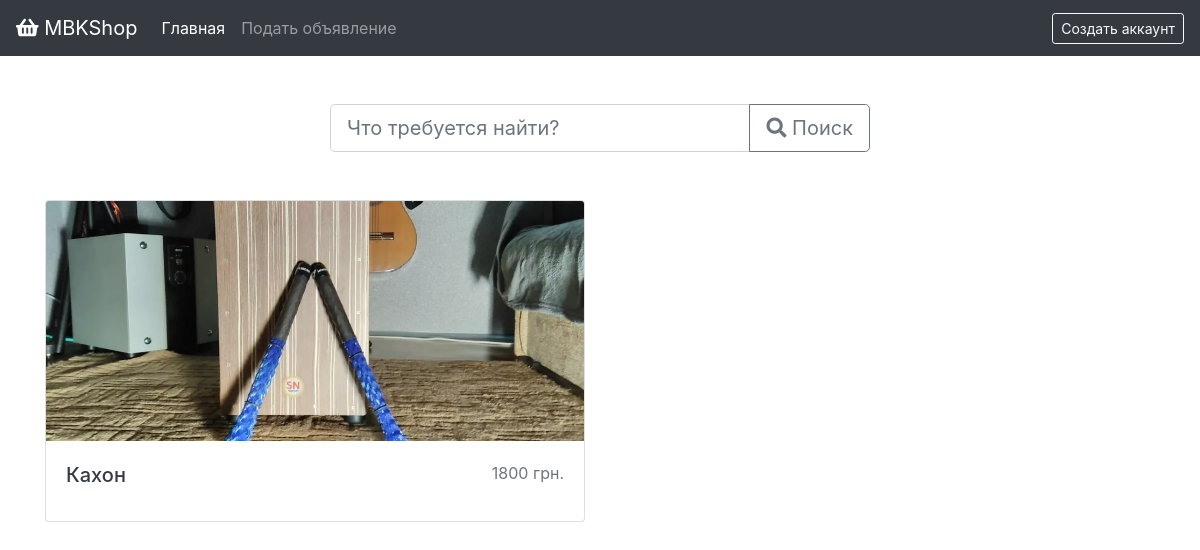
Screenshot of /category/auto with the database file from the repository.
### tables this page shows
CREATE TABLE `lots` (
  `lot_id` int(11) NOT NULL,
  `user_id` int(11) NOT NULL,
  `title` varchar(255) NOT NULL,
  `about` text NOT NULL,
  `price` int(11) NOT NULL,
  `currency_id` int(11) UNSIGNED NOT NULL,
  `image` varchar(255) NOT NULL DEFAULT 'no_image.jpg',
  `state` varchar(255) NOT NULL,
  `category_id` int(11) DEFAULT NULL,
  `date` varchar(255) NOT NULL
);

CREATE TABLE `currency` (
  `currency_id` int(11) UNSIGNED NOT NULL,
  `name` varchar(255) NOT NULL,
  `symbol` varchar(255) NOT NULL
);

### core/classes/User.class.php (called while the page is built, shortened)
<?php
	class User {
		public static function getId() {
			return $_SESSION['user_id'];
		}
		public static function get($user_id = null) {
			if ($user_id == null) {
				$user_id = User::getId();
			}
			$db = new DB();
			$sel_user = $db->conn()->prepare("SELECT * FROM `users` WHERE `user_id`=:user_id");
			$sel_user->bindParam(":user_id", $user_id);
			$sel_user->execute();
			$sel_user = $sel_user->fetch(PDO::FETCH_ASSOC);
			return $sel_user;
		}
		public static function isLogged() {
			if ($_SESSION['user_id'] == NULL) {
				return false;
			} else {
				return true;
			}
		}
	}
?>

### core/classes/Category.class.php (called while the page is built, shortened)
<?php
  class Category {
    public static function getByName ($name) {
      $db = new DB();
      $sel_cat = $db->conn()->prepare("SELECT * FROM `categories` WHERE `name_eng`=:name_eng");
      $sel_cat->bindParam(":name_eng", $name);
      $sel_cat->execute();
      $sel_cat = $sel_cat->fetch();
      return $sel_cat;
    }
    public static function getById($id) {
      $db = new DB();
      $sel_cat = $db->conn()->prepare("SELECT * FROM `categories` WHERE `category_id`=:cat_id");
      $sel_cat->bindParam(":cat_id", $id);
      $sel_cat->execute();
      $sel_cat = $sel_cat->fetch();
      return $sel_cat;
    }
  }
?>

### core/classes/DB.class.php (called while the page is built)
<?php
	class DB {
		private $pdo;
		public function __construct() {
			$dsn = "mysql:host=localhost;dbname=mbk_shop_user;charset=utf8";
			$opt = [
					PDO::ATTR_ERRMODE            => PDO::ERRMODE_EXCEPTION,
					PDO::ATTR_DEFAULT_FETCH_MODE => PDO::FETCH_ASSOC,
					PDO::ATTR_EMULATE_PREPARES   => false,
			];
			$test_pdo = new PDO($dsn, "olga", "olga", $opt);
			if ($test_pdo == true) {
				$this->pdo = $test_pdo;
			} else {
				throw new Exception("Ошибка подключения к базе данных.");
			}
		}
		public function conn () {
			return $this->pdo;
		}
	}
?>

### core/classes/Lots.class.php (called while the page is built, shortened)
<?php
	class Lots {
		public static function getByCategory ($cat) {
			$db = new DB();
			$sel_cat = Category::getByName($cat);
			$sel_lots = $db->conn()->prepare("SELECT * FROM `lots` WHERE `category_id`=:cat ORDER BY `lot_id` DESC");
			$sel_lots->bindParam(":cat", $sel_cat['category_id']);
			$sel_lots->execute();
			$sel_lots = $sel_lots->fetchAll();
			for($i = 0; $i < count($sel_lots); $i++) {
				$sel_lots[$i]['user_detail'] = User::get($sel_lots[$i]['user_id']);
				$sel_lots[$i]['category_detail'] = Category::getById($sel_lots[$i]['category_id']);
				$sel_lots[$i]['currency_detail'] = Currency::getById($sel_lots[$i]['currency_id']);
			}
			return $sel_lots;
		}
	}
?>

### core/classes/Currency.class.php (called while the page is built, shortened)
<?php
  class Currency {
    public static function getById($id) {
      $db = new DB();
      $sel_cur = $db->conn()->prepare("SELECT * FROM `currency` WHERE `currency_id`=:id");
      $sel_cur->bindParam(":id", $id);
      $sel_cur->execute();
      $sel_cur = $sel_cur->fetch();
      return $sel_cur;
    }
  }
?>

### templates/Default/index.php (the view, shortened to what this page needs)
<!doctype html>
<html lang="en">
<head>
  <link rel="stylesheet" href="https://stackpath.bootstrapcdn.com/bootstrap/4.1.3/css/bootstrap.min.css">
  <link rel="stylesheet" href="https://use.fontawesome.com/releases/v5.4.2/css/all.css">
  <link rel="stylesheet" href="<?=$this->path?>/css/style.css">
</head>
<body>
  <nav class="navbar navbar-expand-lg navbar-dark bg-dark">
    <a class="navbar-brand" href="/"><i class="fas fa-shopping-basket"></i> MBKShop</a>
      <div class="collapse navbar-collapse" id="navbarText">
        <ul class="navbar-nav mr-auto">
          <li class="nav-item active">
            <a class="nav-link" href="/">Главная <span class="sr-only">(текущая)</span></a>
          </li>
          <li class="nav-item">
            <a class="nav-link" href="/add">Подать объявление</a>
          </li>
        </ul>
        <? if (User::isLogged() == true): ?>
        <div class="dropdown" style="cursor: pointer;">
          <a class="dropdown-toggle text-white" id="dropdownMenu2" data-toggle="dropdown" aria-haspopup="true" aria-expanded="false">
            <i class="fas fa-user-alt"></i> <?=$this->user['name'].' '.$this->user['surname']?>
          </a>
          <div class="dropdown-menu  dropdown-menu-right" aria-labelledby="dropdownMenu2">
            <a class="dropdown-item" href="/mylots"><i class="fas fa-bars"></i> Мои объявления</a>
            <a class="dropdown-item" href="/favorites"><i class="far fa-star"></i> Избранное</a>
            <a class="dropdown-item" href="/settings"><i class="fas fa-cog"></i> Настройки</a>
            <div class="dropdown-divider"></div>
            <a class="dropdown-item" href="/logout"><i class="fas fa-sign-out-alt"></i> Выйти</a>
          </div>
        </div>
        <? else:?>
        <a href="/register" class="btn btn-outline-light btn-sm">Создать аккаунт</a>
        <? endif; ?>
      </div>
  </nav>
  <div class="container">
    <div class="row justify-content-center">
      <div class="col-md-6 mt-5 text-center">
        <div class="input-group input-group-lg">
          <input type="search" class="form-control" placeholder="Что требуется найти?" aria-label="Что требуется найти?" aria-describedby="button-addon2">
          <div class="input-group-append">
            <button class="btn btn-outline-secondary" type="button" id="button-addon2"><i class="fas fa-search"></i> Поиск</button>
          </div>
        </div>
      </div>
    </div>
    <div class="row">
      <? if ($this->lots != null): ?>
        <? for($i = 0; $i < count($this->lots); $i++): ?>
      <div class="col-md-6 mt-5">
        <div class="card mb-2">
          <img class="card-img-top" src="/uploads/lots/<?=$this->lots[$i]['image']?>" height="240px" alt="Card image cap">
          <div class="card-body">
            <div class="d-flex justify-content-between align-items-center">
              <h5 class="card-title"><a class="text-dark" href="/lot/<?=$this->lots[$i]['lot_id']?>.html"><?=$this->lots[$i]['title']?></a></h5>
              <p class="text-muted"><?=$this->lots[$i]['price']?> <?=$this->lots[$i]['currency_detail']['symbol']?></p>
            </div>
          </div>
        </div>
      </div>
        <? endfor; ?>
      <? endif; ?>
    </div>
  </div>
</body>
</html>

### templates/Default/css/style.css (style rules this page uses)
img { object-fit: cover; }

### rows the page displays
lots: image (picture), title "Кахон", price "1800", currency.symbol "грн."
